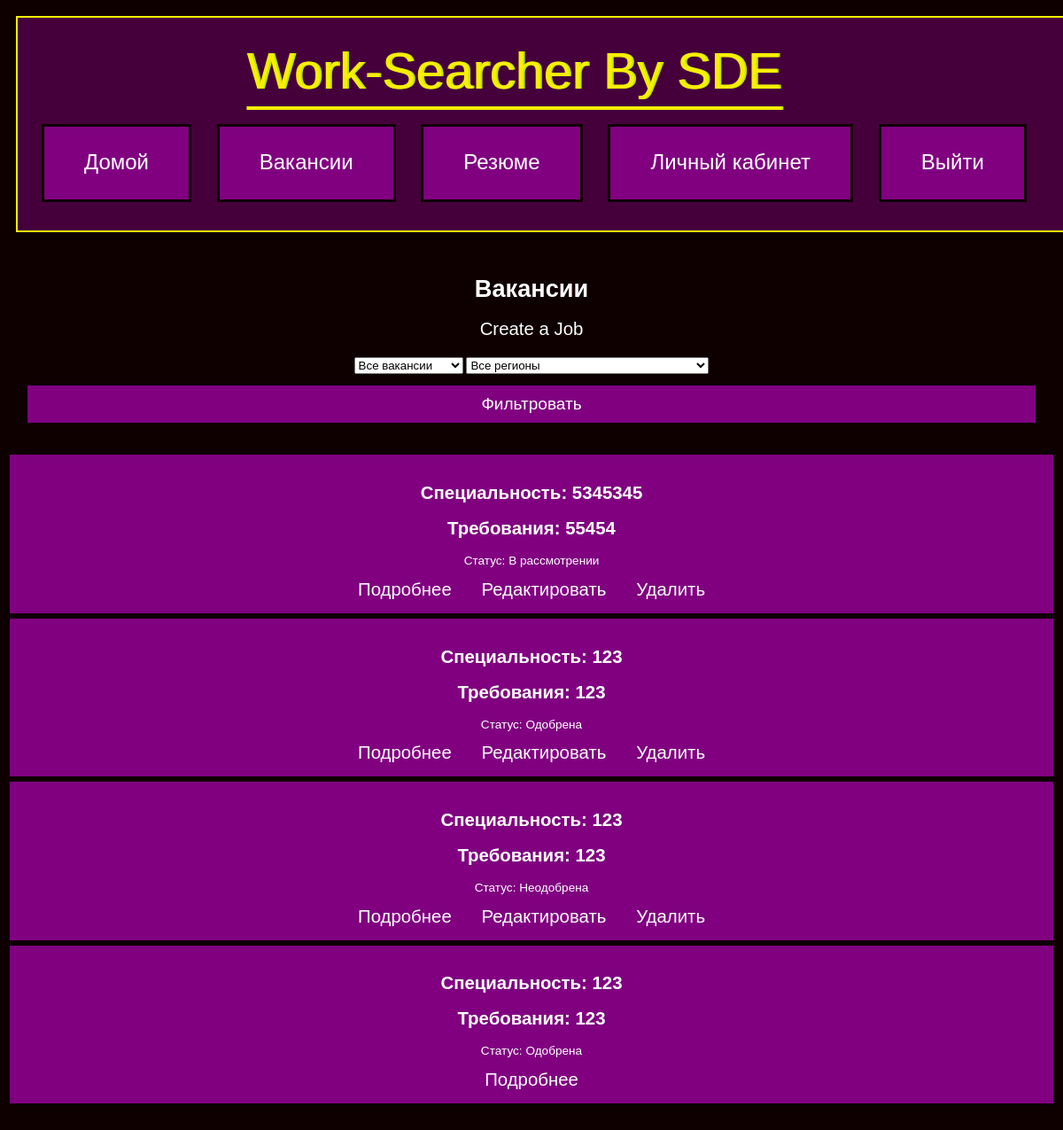
Page /jobs (signed in) on the earlier database version.
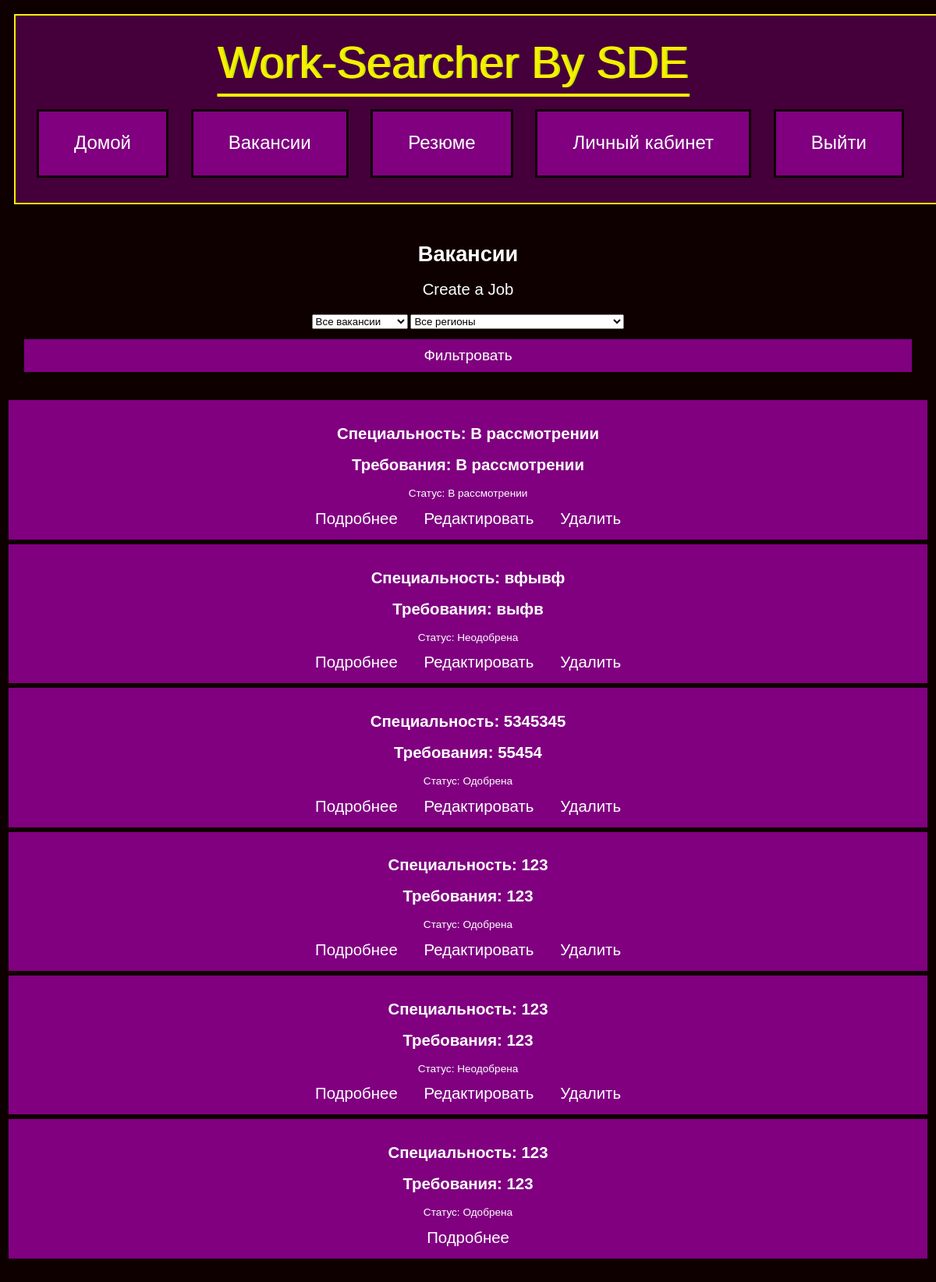
Same page on the later database version.
### Model/models.py (models this page shows)
class Job(db.Model):
    id = db.Column(db.Integer, primary_key=True)
    title = db.Column(db.String(300), nullable=False)
    description = db.Column(db.Text, nullable=False)
    requirements = db.Column(db.String(200))
    image_filename = db.Column(db.String(300))
    user_id = db.Column(db.Integer, db.ForeignKey('user.id'), nullable=False)
    user = db.relationship('User', backref=db.backref('jobs', lazy=True))
    status = db.Column(db.Boolean, nullable=True)

### Controller/CZN.py (the view)
@CZN.route("/jobs", methods=['GET', 'POST'])
def jobs():
    selected_region_id = request.args.get('region', 'all')
    status = request.args.get('status', 'all')
    regions = Region.query.all()
    selected_region = None
    if current_user.is_authenticated:
        if current_user.is_admin:
            if selected_region_id != 'all':
                if status == 'pending':
                    jobs = Job.query.join(User).filter(User.region_id==selected_region_id, Job.status==None).all()
                elif status == 'approved':
                    jobs = Job.query.join(User).filter(User.region_id==selected_region_id, Job.status==True).all()
                elif status == 'rejected':
                    jobs = Job.query.join(User).filter(User.region_id==selected_region_id, Job.status==False).all()
                else:
                    jobs = Job.query.join(User).filter(User.region_id==selected_region_id).all()
            else:
                if status == 'pending':
                    jobs = Job.query.filter_by(status=None).all()
                elif status == 'approved':
                    jobs = Job.query.filter_by(status=True).all()
                elif status == 'rejected':
                    jobs = Job.query.filter_by(status=False).all()
                else:
                    jobs = Job.query.all()
        else:
            jobs = Job.query.filter_by(status=True).all()
        selected_region = Region.query.get(current_user.region_id)
    else:
        if selected_region_id != 'all':
            jobs = Job.query.join(User).filter(User.region_id==selected_region_id).all()
            jobs = Job.query.filter_by(status=True).all()
        else:
            jobs = Job.query.filter_by(status=True).all()
    return render_template('jobs.html', jobs=reversed(jobs), selected_region=selected_region, regions=regions)

### app.py (called while the page is built)
@login_manager.user_loader
def load_user(user_id):
    return User.query.get(int(user_id))

### templates/jobs.html (shortened to what this page needs)
{% extends "base.html" %}
{% block content %}
    <h1>Вакансии</h1>
    {% if current_user.is_authenticated %}
        {% if current_user.employer_status %}
            <a href="{{ url_for('job.create_job') }}">Create a Job</a>
        {% endif %}
        {% if current_user.is_admin %}
            <form method="GET" action="{{ url_for('CZN.jobs') }}">
                <select name="status">
                    <option value="all">Все вакансии</option>
                </select>
                <select name="region">
                    <option value="all">Все регионы</option>
                </select>
                <input type="submit" value="Фильтровать">
            </form>
        {% endif %}
    {% endif %}
    {% if jobs %}
        <ul>
            {% for job in jobs %}
                <li class="job">
                    <div class="job-container">
                        <h2 class="float-left">Специальность: {{ job.title }}</h2>
                        <h2 class="float-left"> Требования: {{ job.requirements }}</h2>
                       <p>Статус: {% if job.status==None %}В рассмотрении{% elif job.status %}Одобрена{% else %}Неодобрена{% endif %}</p>
                        <a href="{{ url_for('job.show_job', job_id=job.id) }}">Подробнее</a>
                        {% if current_user.is_authenticated and job.user_id == current_user.id %}
                            <a href="{{ url_for('job.edit_job', job_id=job.id) }}">Редактировать</a>
                            <a href="{{ url_for('job.delete_job', job_id=job.id) }}">Удалить</a>
                        {% endif %}
                    </div>
                </li>
            {% endfor %}
        </ul>
    {% else %}
        <p>No jobs available for the selected region.</p>
    {% endif %}
{% endblock %}

### templates/base.html (shortened to what this page needs)
<!DOCTYPE html>
<html lang="">
<head>
    <link rel="stylesheet" type="text/css" href="{{ url_for('static', filename='styles.css') }}">
</head>
<body>
    <header>
        <nav class="main_page_plate">
        <div class="logo">Work-Searcher By SDE</div>
        <ul>
            <li><a class="button" href="/">Домой</a></li>
            {% if current_user.is_authenticated %}
                <li><a class="button" href="/jobs">Вакансии</a></li>
                {% if current_user.employer_status == False or current_user.is_admin %}
                    <li><a class="button" href="/resumes">Резюме</a></li>
                {% endif %}
            <li><a class="button" href="{{ url_for('CZN.dashboard') }}"> Личный кабинет</a></li>
                <li><a class="button" href="/logout">Выйти</a></li>
        {% endif %}
        </ul>
        </nav>
    </header>
    <main>
        {% block content %}{% endblock %}
    </main>
</body>
</html>

### static/styles.css (style rules this page uses)
html { height:100%; }
body { background: #0f0000; color : #ffffff; font-family: "helterskelter", sans-serif; -webkit-background-size: cover; }
header, footer { color: #fff; font-family: "century gothic", sans-serif; }
a { text-decoration: none; color: #ffffff; font-size: 150%; padding: 15px; }
ul { list-style-type: none; margin: 0; padding: 0; }
li { background: #800080; padding-top: 15px; padding-bottom: 15px; padding-right: 30px; padding-left: 30px; border: medium solid #0f0000; }
form { color: #fff; padding: 20px; }
input, textarea { background: #45003c; width: 100%; padding: 10px; box-sizing: border-box; border: 1px solid #ccc; color: #fff; margin-bottom: 10px; margin-top: 10px; font-size: 18px; }
input[type="submit"] { width: 100%; background: #800080; color: #fff; cursor: pointer; transition: background-color 0.3s ease-in-out; border: medium solid #0f0000; font-size : 140%; }
header { color : #ffffff; padding : 10px; text-align: center; }
nav ul { display: flex; justify-content: space-around; margin: 0; padding: 0; }
nav li { margin-right: 15px; }
nav a { color: #fff; font-weight: lighter; font-size: 24px; transition: color 0.3s ease-in-out; }
main { text-align: center; font-size : 85%; padding-top: 20px; padding-bottom: 100px; margin-bottom: 20px; }
.main_page_plate { background: #45003c; padding : 20px; width: 98%; height: 200px; background-repeat: no-repeat; font-size: 1.2rem; font-weight: 300; line-height: 50px; overflow: hidden; border: 2px solid #f8ef02; }
.logo { padding-top : 15px; padding-bottom : 35px; padding-right : 60px; font-size : 300%; color : #f8ef02; text-shadow: #bce702 2px 0px; font-weight : lighter; text-decoration: underline; text-underline-offset: 20px; text-decoration-thickness: 4px; text-decoration-color: #f8ef02; }

Differences in the rows shown:
added Job: title "В рассмотрении", requirements "В рассмотрении"
added Job: title "вфывф", requirements "выфв", status "Неодобрена"
changed Job (number 3 of 6 on the later page): status "В рассмотрении" → "Одобрена"
